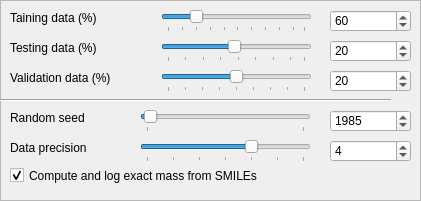
          <widget class="QFrame" name="frame">
           <property name="geometry">
            <rect>
             <x>0</x>
             <y>340</y>
             <width>421</width>
             <height>201</height>
            </rect>
           </property>
           <property name="frameShape">
            <enum>QFrame::StyledPanel</enum>
           </property>
           <property name="frameShadow">
            <enum>QFrame::Raised</enum>
           </property>
           <widget class="QSpinBox" name="spinBox_7">
            <property name="geometry">
             <rect>
              <x>330</x>
              <y>70</y>
              <width>81</width>
              <height>22</height>
             </rect>
            </property>
            <property name="toolTip">
             <string>Set the percentage of dataset data for model validation</string>
            </property>
            <property name="statusTip">
             <string>Set the percentage of dataset data for model validation</string>
            </property>
            <property name="minimum">
             <number>0</number>
            </property>
            <property name="maximum">
             <number>40</number>
            </property>
            <property name="value">
             <number>20</number>
            </property>
           </widget>
           <widget class="QLabel" name="label_11">
            <property name="geometry">
             <rect>
              <x>10</x>
              <y>70</y>
              <width>141</width>
              <height>16</height>
             </rect>
            </property>
            <property name="font">
             <font>
              <pointsize>9</pointsize>
             </font>
            </property>
            <property name="text">
             <string>Validation data (%)</string>
            </property>
           </widget>
           <widget class="QSlider" name="train_ratio_slider">
            <property name="geometry">
             <rect>
              <x>161</x>
              <y>10</y>
              <width>151</width>
              <height>22</height>
             </rect>
            </property>
            <property name="toolTip">
             <string>Set the percentage of dataset data for model training </string>
            </property>
            <property name="statusTip">
             <string>Set the percentage of dataset data for model training </string>
            </property>
            <property name="minimum">
             <number>50</number>
            </property>
            <property name="maximum">
             <number>99</number>
            </property>
            <property name="value">
             <number>60</number>
            </property>
            <property name="orientation">
             <enum>Qt::Horizontal</enum>
            </property>
            <property name="tickPosition">
             <enum>QSlider::TicksBelow</enum>
            </property>
            <property name="tickInterval">
             <number>5</number>
            </property>
           </widget>
           <widget class="QSpinBox" name="spinBox_6">
            <property name="geometry">
             <rect>
              <x>330</x>
              <y>10</y>
              <width>81</width>
              <height>22</height>
             </rect>
            </property>
            <property name="toolTip">
             <string>Set the percentage of dataset data for model training </string>
            </property>
            <property name="statusTip">
             <string>Set the percentage of dataset data for model training </string>
            </property>
            <property name="value">
             <number>60</number>
            </property>
           </widget>
           <widget class="QSlider" name="test_ratio_slider">
            <property name="geometry">
             <rect>
              <x>161</x>
              <y>40</y>
              <width>151</width>
              <height>22</height>
             </rect>
            </property>
            <property name="toolTip">
             <string>Set the percentage of dataset data for model testing</string>
            </property>
            <property name="statusTip">
             <string>Set the percentage of dataset data for model testing</string>
            </property>
            <property name="minimum">
             <number>1</number>
            </property>
            <property name="maximum">
             <number>40</number>
            </property>
            <property name="value">
             <number>20</number>
            </property>
            <property name="orientation">
             <enum>Qt::Horizontal</enum>
            </property>
            <property name="tickPosition">
             <enum>QSlider::TicksBelow</enum>
            </property>
            <property name="tickInterval">
             <number>5</number>
            </property>
           </widget>
           <widget class="QSlider" name="val_ratio_slider">
            <property name="geometry">
             <rect>
              <x>161</x>
              <y>70</y>
              <width>151</width>
              <height>22</height>
             </rect>
            </property>
            <property name="minimum">
             <number>0</number>
            </property>
            <property name="maximum">
             <number>40</number>
            </property>
            <property name="value">
             <number>20</number>
            </property>
            <property name="orientation">
             <enum>Qt::Horizontal</enum>
            </property>
            <property name="tickPosition">
             <enum>QSlider::TicksBelow</enum>
            </property>
            <property name="tickInterval">
             <number>5</number>
            </property>
           </widget>
           <widget class="QLabel" name="label_47">
            <property name="geometry">
             <rect>
              <x>10</x>
              <y>10</y>
              <width>141</width>
              <height>16</height>
             </rect>
            </property>
            <property name="font">
             <font>
              <pointsize>9</pointsize>
             </font>
            </property>
            <property name="text">
             <string>Taining data (%)</string>
            </property>
           </widget>
           <widget class="QLabel" name="label_48">
            <property name="geometry">
             <rect>
              <x>10</x>
              <y>40</y>
              <width>141</width>
              <height>16</height>
             </rect>
            </property>
            <property name="font">
             <font>
              <pointsize>9</pointsize>
             </font>
            </property>
            <property name="text">
             <string>Testing data (%)</string>
            </property>
           </widget>
           <widget class="QSpinBox" name="spinBox_8">
            <property name="geometry">
             <rect>
              <x>330</x>
              <y>40</y>
              <width>81</width>
              <height>22</height>
             </rect>
            </property>
            <property name="toolTip">
             <string>Set the percentage of dataset data for model testing</string>
            </property>
            <property name="statusTip">
             <string>Set the percentage of dataset data for model testing</string>
            </property>
            <property name="minimum">
             <number>1</number>
            </property>
            <property name="maximum">
             <number>40</number>
            </property>
            <property name="value">
             <number>20</number>
            </property>
           </widget>
           <widget class="Line" name="line_17">
            <property name="geometry">
             <rect>
              <x>0</x>
              <y>90</y>
              <width>391</width>
              <height>20</height>
             </rect>
            </property>
            <property name="orientation">
             <enum>Qt::Horizontal</enum>
            </property>
           </widget>
           <widget class="QSpinBox" name="spinBox_10">
            <property name="geometry">
             <rect>
              <x>330</x>
              <y>110</y>
              <width>81</width>
              <height>22</height>
             </rect>
            </property>
            <property name="minimum">
             <number>-99999999</number>
            </property>
            <property name="maximum">
             <number>99999999</number>
            </property>
            <property name="value">
             <number>1985</number>
            </property>
           </widget>
           <widget class="QSlider" name="set_precision_slider">
            <property name="geometry">
             <rect>
              <x>140</x>
              <y>140</y>
              <width>171</width>
              <height>22</height>
             </rect>
            </property>
            <property name="minimum">
             <number>0</number>
            </property>
            <property name="maximum">
             <number>6</number>
            </property>
            <property name="singleStep">
             <number>1</number>
            </property>
            <property name="value">
             <number>4</number>
            </property>
            <property name="orientation">
             <enum>Qt::Horizontal</enum>
            </property>
            <property name="tickPosition">
             <enum>QSlider::TicksBelow</enum>
            </property>
            <property name="tickInterval">
             <number>1</number>
            </property>
           </widget>
           <widget class="QSpinBox" name="spinBox_17">
            <property name="enabled">
             <bool>true</bool>
            </property>
            <property name="geometry">
             <rect>
              <x>330</x>
              <y>140</y>
              <width>81</width>
              <height>22</height>
             </rect>
            </property>
            <property name="maximum">
             <number>6</number>
            </property>
            <property name="singleStep">
             <number>1</number>
            </property>
            <property name="value">
             <number>4</number>
            </property>
           </widget>
           <widget class="QSlider" name="random_seed_slider">
            <property name="geometry">
             <rect>
              <x>140</x>
              <y>110</y>
              <width>171</width>
              <height>22</height>
             </rect>
            </property>
            <property name="statusTip">
             <string>sdfdsf</string>
            </property>
            <property name="minimum">
             <number>0</number>
            </property>
            <property name="maximum">
             <number>999999</number>
            </property>
            <property name="value">
             <number>1985</number>
            </property>
            <property name="orientation">
             <enum>Qt::Horizontal</enum>
            </property>
            <property name="tickPosition">
             <enum>QSlider::TicksBelow</enum>
            </property>
            <property name="tickInterval">
             <number>500000</number>
            </property>
           </widget>
           <widget class="QLabel" name="label_51">
            <property name="geometry">
             <rect>
              <x>10</x>
              <y>110</y>
              <width>121</width>
              <height>16</height>
             </rect>
            </property>
            <property name="font">
             <font>
              <pointsize>9</pointsize>
             </font>
            </property>
            <property name="text">
             <string>Random seed</string>
            </property>
           </widget>
           <widget class="QLabel" name="label_52">
            <property name="geometry">
             <rect>
              <x>10</x>
              <y>140</y>
              <width>121</width>
              <height>16</height>
             </rect>
            </property>
            <property name="font">
             <font>
              <pointsize>9</pointsize>
             </font>
            </property>
            <property name="text">
             <string>Data precision</string>
            </property>
           </widget>
           <widget class="QCheckBox" name="use_computed_exact_mass_flag">
            <property name="geometry">
             <rect>
              <x>10</x>
              <y>160</y>
              <width>361</width>
              <height>31</height>
             </rect>
            </property>
            <property name="font">
             <font>
              <pointsize>9</pointsize>
             </font>
            </property>
            <property name="statusTip">
             <string>Compute teh exact mass from SMILES just for information purpose</string>
            </property>
            <property name="text">
             <string>Compute and log exact mass from SMILEs </string>
            </property>
            <property name="checked">
             <bool>true</bool>
            </property>
           </widget>
          </widget>
